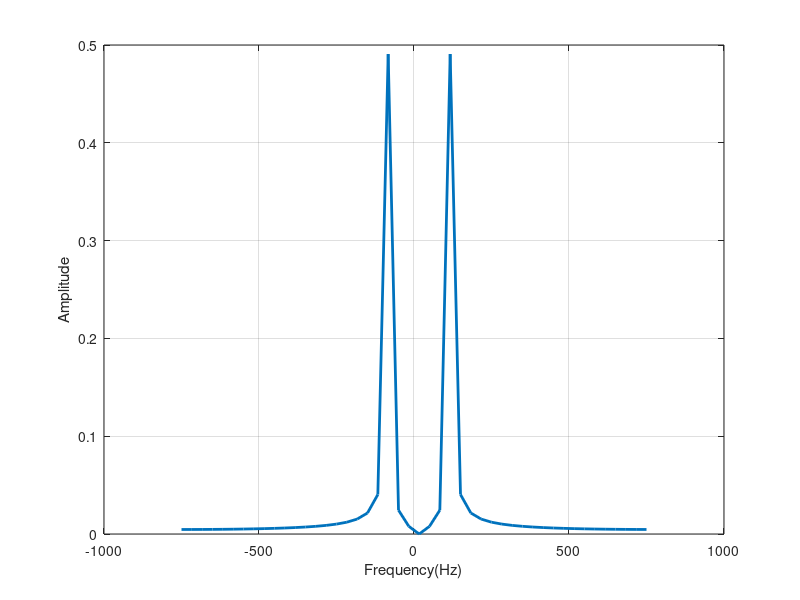
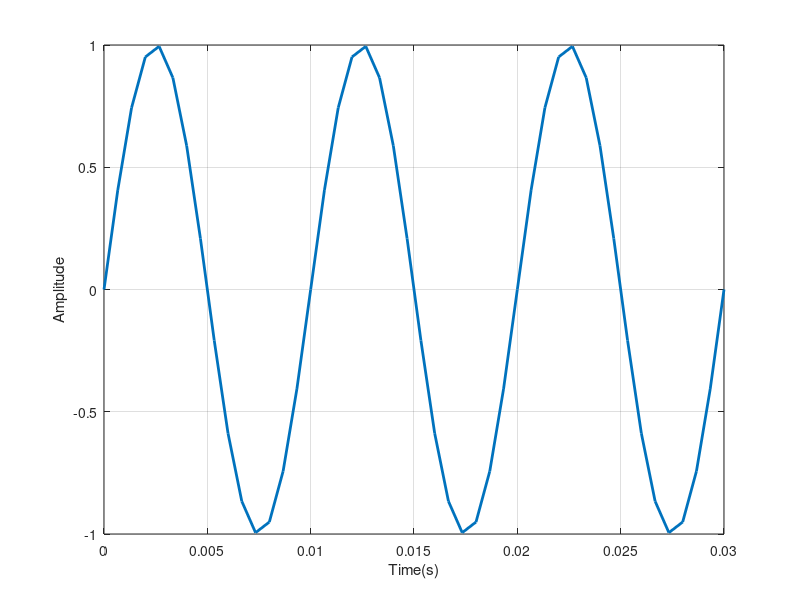
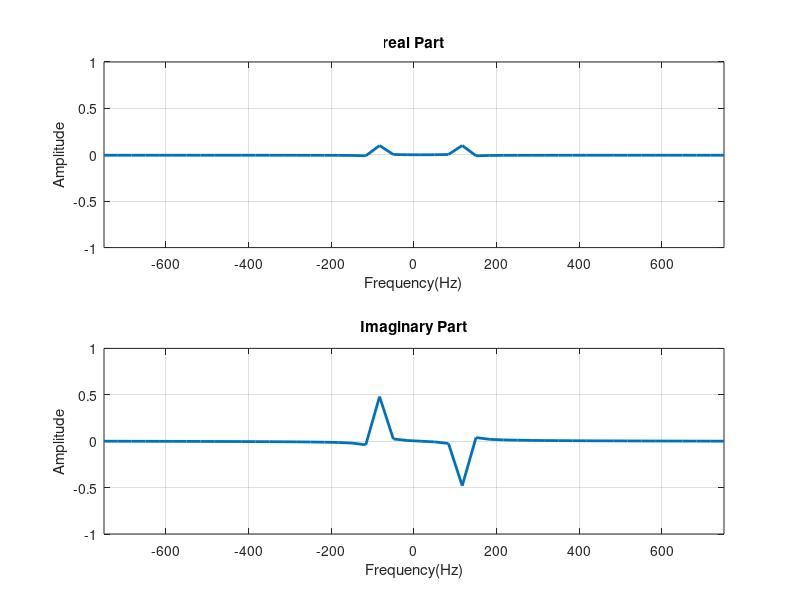

The MATLAB source for these figures, in order:
%Single tone sinusoidal wave
f1=100;
A=1;
T=1/f1;
Fs=15*f1;
Ts=1/Fs;
t=0:Ts:3*T;
N=length(t);
xt=A*sin(2*pi*f1*t);
xf=(1/N)*fftshift(fft(xt));
fre=linspace(-Fs/2,Fs/2,N);

%Spectrum of single tone sinusoidal waves in frequency domain
figure;
plot(fre,abs(xf),'Linewidth',2);
xlabel('Frequency(Hz)');
ylabel('Amplitude');
grid on;

%Spectrum of single tone sinusoidal waves in time domain 
figure;
plot(t,xt,'Linewidth',2);
xlabel('Time(s)');
ylabel('Amplitude');
grid on;

%In the form of samples in Time domain
figure;
stem(t,xt,'Linewidth',2);
xlabel('Time(s)');
ylabel('Amplitude');
grid on

%real part of the signal
subplot(2,1,1);
plot(fre,real(xf),'Linewidth',2);
xlabel('Frequency(Hz)');
ylabel('Amplitude');
title('real Part');
axis([-Fs/2 Fs/2 -1 1]);
grid on;

%Imaginary part of the signal
subplot(2,1,2);
plot(fre,imag(xf),'Linewidth',2);
xlabel('Frequency(Hz)');
ylabel('Amplitude');
title('Imaginary Part');
axis([-Fs/2 Fs/2 -1 1]);
grid on;
